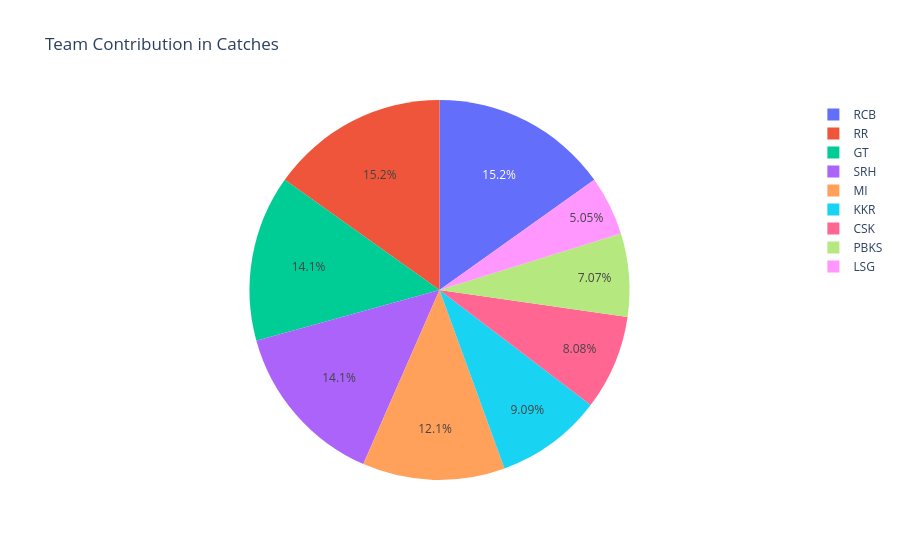

Notebook code for this chart:
### Code cell
fig = px.pie(df, names="team", values="catches",
             title="Team Contribution in Catches")
fig.show()

### Figure 1 — Plotly figure (JSON) as saved in the notebook; plotly's stock layout.template omitted (floating-point values rounded to 4 significant figures)
{"data": [{"domain": {"x": [0, 1], "y": [0, 1]}, "hovertemplate": "team=%{label}<br>catches=%{value}<extra></extra>", "labels": ["KKR", "RCB", "CSK", "GT", "PBKS", "MI", "SRH", "SRH", "RCB", "GT", "RR", "RR", "MI", "LSG", "RR"], "legendgroup": "", "name": "", "showlegend": true, "type": "pie", "values": [9, 9, 8, 8, 7, 7, 7, 7, 6, 6, 5, 5, 5, 5, 5]}], "layout": {"legend": {"tracegroupgap": 0}, "title": {"text": "Team Contribution in Catches"}}}
